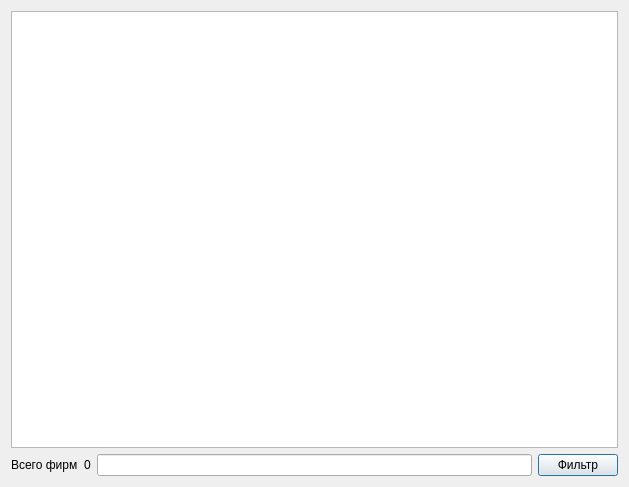
<?xml version="1.0" encoding="UTF-8"?>
<ui version="4.0">
 <class>FirmsList</class>
 <widget class="QDialog" name="FirmsList">
  <property name="geometry">
   <rect>
    <x>0</x>
    <y>0</y>
    <width>629</width>
    <height>487</height>
   </rect>
  </property>
  <property name="windowTitle">
   <string>Dialog</string>
  </property>
  <layout class="QGridLayout" name="gridLayout">
   <item row="1" column="0">
    <widget class="QLabel" name="label">
     <property name="text">
      <string>Всего фирм</string>
     </property>
    </widget>
   </item>
   <item row="1" column="1">
    <widget class="QLabel" name="countLable">
     <property name="text">
      <string>0</string>
     </property>
    </widget>
   </item>
   <item row="1" column="2">
    <widget class="QLineEdit" name="lineEdit"/>
   </item>
   <item row="1" column="3">
    <widget class="QPushButton" name="filtrButton">
     <property name="text">
      <string>Фильтр</string>
     </property>
    </widget>
   </item>
   <item row="0" column="0" colspan="4">
    <widget class="QTableView" name="tableView">
     <property name="alternatingRowColors">
      <bool>true</bool>
     </property>
     <property name="verticalScrollMode">
      <enum>QAbstractItemView::ScrollPerItem</enum>
     </property>
    </widget>
   </item>
  </layout>
 </widget>
 <resources/>
 <connections/>
</ui>
